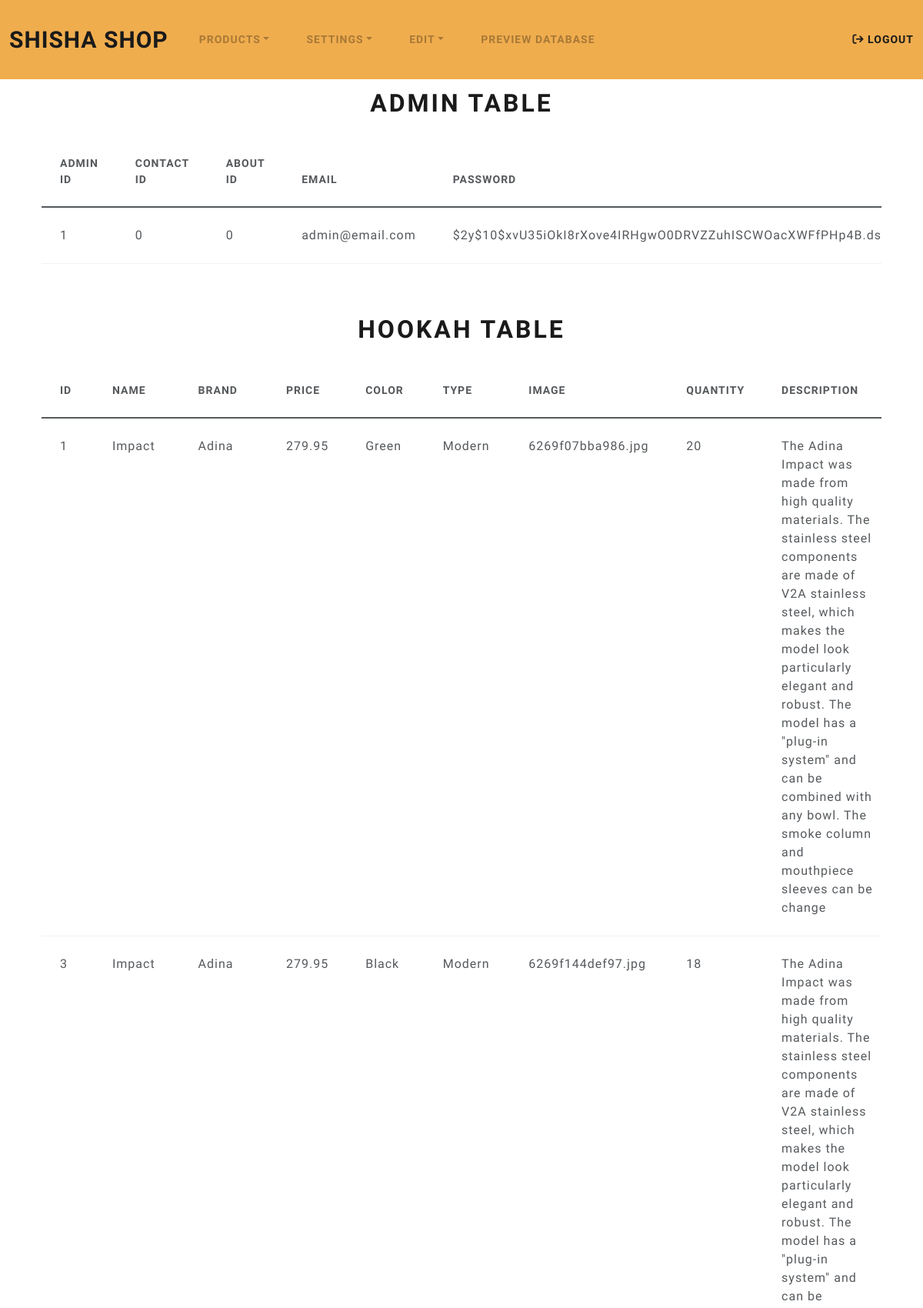
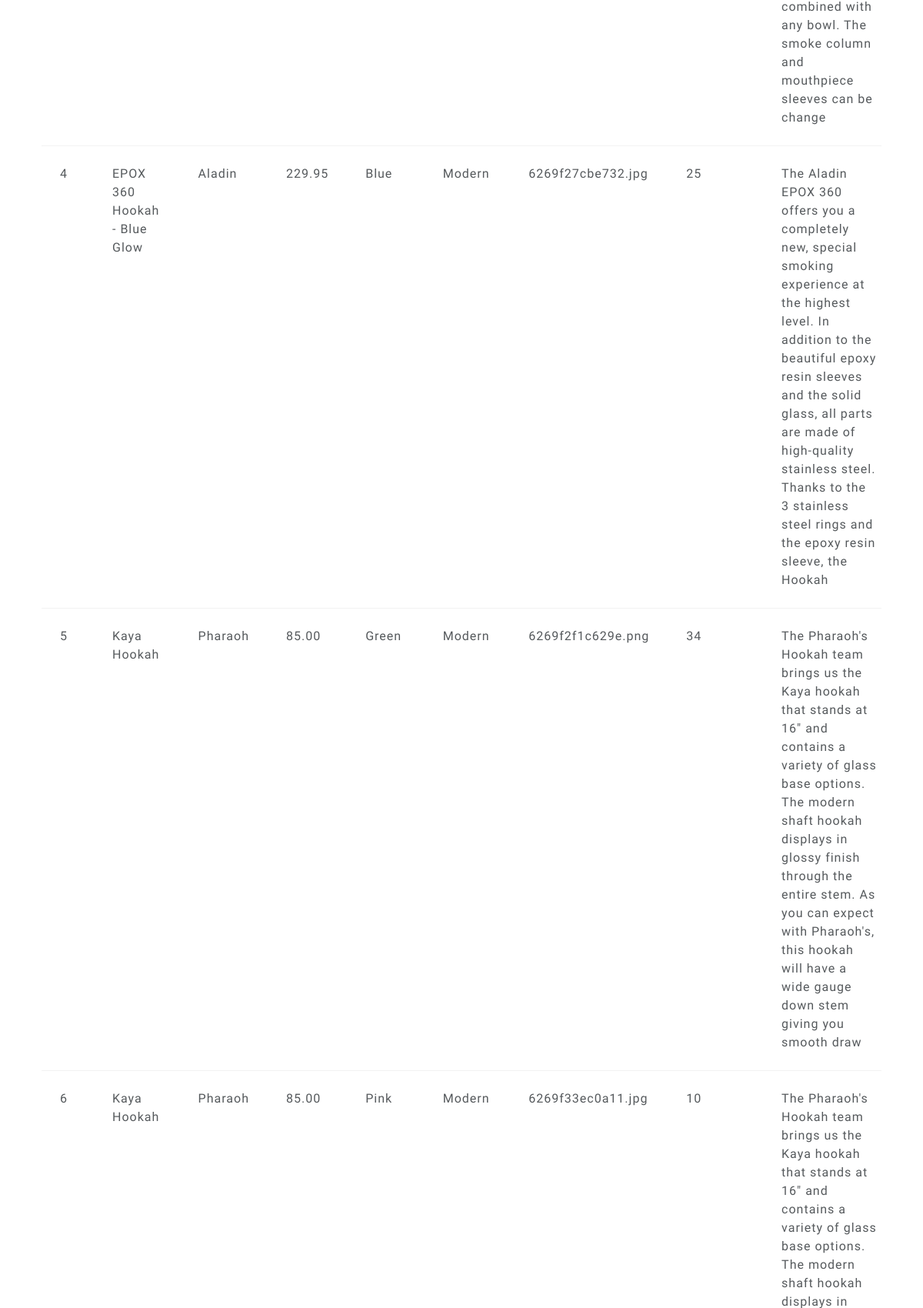
Page /Admin/previewDatabase (signed in, upper part) on the committed database (2 pictures, top to bottom).
### tables this page shows
CREATE TABLE `hookah` (
  `hookah_id` int(11) NOT NULL,
  `name` varchar(50) NOT NULL,
  `brand` varchar(50) NOT NULL,
  `description` varchar(1000) NOT NULL,
  `quantity` int(11) NOT NULL,
  `price` decimal(10,2) NOT NULL,
  `image` varchar(255) DEFAULT NULL,
  `type` varchar(20) DEFAULT NULL,
  `color` varchar(20) DEFAULT NULL
);

### app/controllers/Admin.php (called while the page is built, shortened)
<?php
class Admin extends Controller
{
    public function __construct()
    {
        $this->loginModel = $this->model('loginModel');
        $this->productModel = $this->model('productModel');
        $this->contactModel = $this->model('contactModel');
        $this->aboutUsModel = $this->model('aboutUsModel');
        $this->pwdResetModel = $this->model('pwdResetModel');
    }
    public function previewDatabase()
    {
        $admin = $this->loginModel->getAllAdmin();
        $hookahs = $this->productModel->getAllHookahs();
        $accessories = $this->productModel->getAllAccessories();
        $contact = $this->contactModel->getAllContact();
        $aboutUs = $this->aboutUsModel->getAllAboutUs();
        $pwdReset = $this->pwdResetModel->getAllPwdReset();
        $database = [
            'admins' => $admin,
            'hookahs' => $hookahs,
            'accessories' => $accessories,
            'contacts' => $contact,
            'aboutUs' => $aboutUs,
            'pwdResets' => $pwdReset
        ];
        return $this->view('Admin/previewDatabase', $database);
    }
}

### app/core/app.php (called while the page is built, shortened)
<?php
    class App{
        protected $currentMethod = 'index';
        public function __construct()
        {
            $url = $this->parseURL();
            if(file_exists('../app/controllers/'.$url[0].'.php')){
                unset($url[0]);
            }
            $this->currentController = new $this->currentController;
            if(isset($url[1])){
                if(method_exists($this->currentController, $url[1])){
                    $this->currentMethod = $url[1];
                    unset($url[1]);
                }
            }
            $this->params = $url ? array_values($url) : [];
            call_user_func_array([$this->currentController, $this->currentMethod], $this->params);
        }
        public function parseURL(){
            if(isset($_GET['url'])){
                $url = rtrim($_GET['url'], '/');
                $url = filter_var($url, FILTER_SANITIZE_URL);
                $url = explode('/',$url);
                return $url;
            }
        }
    }

### public/index.php (called while the page is built, shortened)
<?php
    $init = new App;
?>

### app/core/Model.php (called while the page is built, shortened)
<?php
class Model
{
    private $host = DB_HOST;
    private $user = DB_USER;
    private $pass = DB_PASS;
    private $dbname = DB_NAME;
    private $dbh;
    private $stmt;
    public function __construct()
    {
        $dsn = 'mysql:host=' . $this->host . ';dbname=' . $this->dbname;
        $options = array(
            PDO::ATTR_PERSISTENT => true,
            PDO::ATTR_ERRMODE => PDO::ERRMODE_EXCEPTION
        );
        try {
            $this->dbh = new PDO($dsn, $this->user, $this->pass, $options);
        } catch (PDOException $e) {
            $this->error = $e->getMessage();
            echo $this->error;
        }
    }
    public function query($sql)
    {
        $this->stmt = $this->dbh->prepare($sql);
    }
    public function execute()
    {
        return $this->stmt->execute();
    }
    public function getResultSet(){
        $this->execute();
        return $this->stmt->fetchAll(PDO::FETCH_OBJ);
    }
}

### app/models/loginModel.php (called while the page is built, shortened)
<?php
class loginModel extends Model{
    public function getAllAdmin(){
        $this->query("SELECT *
                      FROM admin");
        return $this->getResultSet();
    }
}
?>

### app/models/productModel.php (called while the page is built, shortened)
<?php
    class productModel extends Model{
        public function getAllHookahs(){
            $this->query("SELECT *
                          FROM hookah");
            return $this->getResultSet();
        }
    }
?>

### app/views/Admin/previewDatabase.php (the view, shortened to what this page needs)
<?php require APPROOT . '/views/includes/adminheader.php';  ?>
<div class="container">
    <div class="container">
    <h1 style="margin-bottom: 25px;margin-top: 50px;text-align: center;">Admin Table</h1>
        <div class="table-responsive">
        <table class="table">
                <thead>
                    <tr>
                    <th>Admin ID</th>
                    <th>Contact ID</th>
                    <th>About ID</th>
                    <th>Email</th>
                    <th>Password</th>
                    </tr>
                </thead>
                <tbody>
                  <?php foreach ($data['admins'] as $admins) : ?>
                    <tr>
                      <td><?= $admins->admin_id?></td>
                      <td><?= $admins->contact_id?></td>
                      <td><?= $admins->about_id?></td>
                      <td><?= $admins->email?></td>
                      <td><?= $admins->password?></td>
                    </tr>
                  <?php endforeach; ?>
                </tbody>
            </table>
        </div>
        <h1 style="margin-bottom: 25px;margin-top: 50px;text-align: center;">Hookah Table</h1>
        <div class="table-responsive">
        <table class="table">
                <thead>
                    <tr>
                    <th>ID</th>
                    <th>Name</th>
                    <th>Brand</th>
                    <th>Price</th>
                    <th>Color</th>
                    <th>Type</th>
                    <th>Image</th>
                    <th>Quantity</th>
                    <th>Description</th>
                    </tr>
                </thead>
                <tbody>
                  <?php foreach ($data['hookahs'] as $hookah) : ?>
                    <tr>
                      <td><?= $hookah->hookah_id?></td>
                      <td><?= $hookah->name?></td>
                      <td><?= $hookah->brand?></td>
                      <td><?= $hookah->price?></td>
                      <td><?= $hookah->color?></td>
                      <td><?= $hookah->type?></td>
                      <td><?= $hookah->image?></td>
                      <td><?= $hookah->quantity?></td>
                      <td><?= $hookah->description?></td>
                    </tr>
                  <?php endforeach; ?>
                </tbody>
            </table>
        </div>
    </div>
</div>
<?php require APPROOT . '/views/includes/footer.php';  ?>

### public/css/styles.css (style rules this page uses)
:root { --borderWidth: 7px; --height: 24px; --width: 12px; --borderColor: #78b13f; }

### rows in the picture
hookah: hookah_id "1", name "Impact", brand "Adina", price "279.95", color "Green", type "Modern", image "6269f07bba986.jpg", quantity "20", description "The Adina Impact was made from high quality materials. The stainless steel components are made of V2A stainless steel, which makes the model look particularly elegant and robust. The model has a \"plug-in system\" and can be combined with any bowl. The smoke column and mouthpiece sleeves can be change"
hookah: hookah_id "3", name "Impact", brand "Adina", price "279.95", color "Black", type "Modern", image "6269f144def97.jpg", quantity "18", description "The Adina Impact was made from high quality materials. The stainless steel components are made of V2A stainless steel, which makes the model look particularly elegant and robust. The model has a \"plug-in system\" and can be combined with any bowl. The smoke column and mouthpiece sleeves can be change"
hookah: hookah_id "4", name "EPOX 360 Hookah - Blue Glow", brand "Aladin", price "229.95", color "Blue", type "Modern", image "6269f27cbe732.jpg", quantity "25", description "The Aladin EPOX 360 offers you a completely new, special smoking experience at the highest level. In addition to the beautiful epoxy resin sleeves and the solid glass, all parts are made of high-quality stainless steel. Thanks to the 3 stainless steel rings and the epoxy resin sleeve, the Hookah"
hookah: hookah_id "5", name "Kaya Hookah", brand "Pharaoh", price "85.00", color "Green", type "Modern", image "6269f2f1c629e.png", quantity "34", description "The Pharaoh's Hookah team brings us the Kaya hookah that stands at 16\" and contains a variety of glass base options. The modern shaft hookah displays in glossy finish through the entire stem. As you can expect with Pharaoh's, this hookah will have a wide gauge down stem giving you smooth draw"
hookah: hookah_id "6", name "Kaya Hookah", brand "Pharaoh", price "85.00", color "Pink", type "Modern", image "6269f33ec0a11.jpg", quantity "10"

### other values in the picture
$admins->admin_id "1"
$admins->contact_id "0"
$admins->about_id "0"
$admins->email "admin@email.com"
